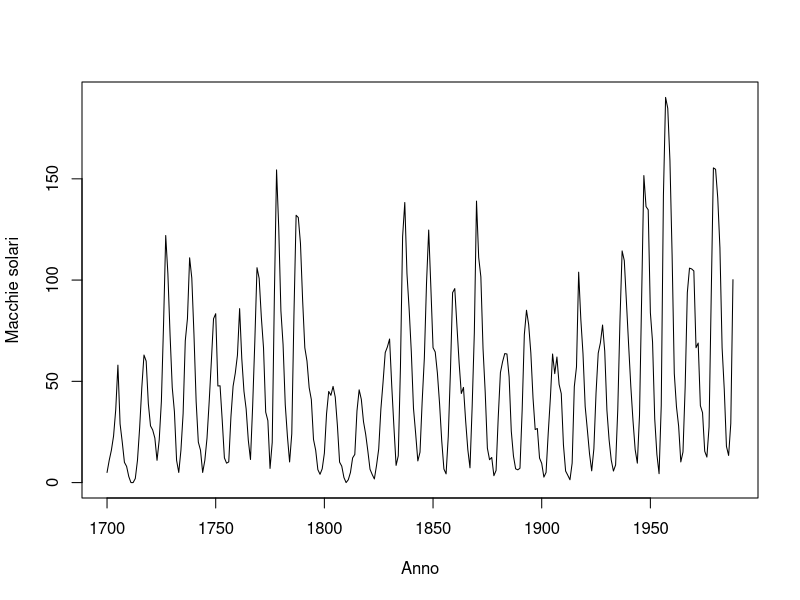
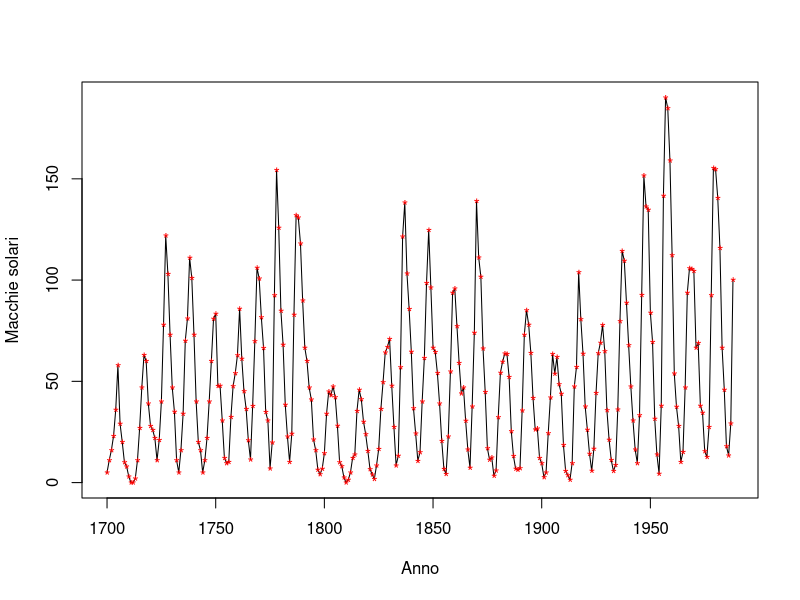
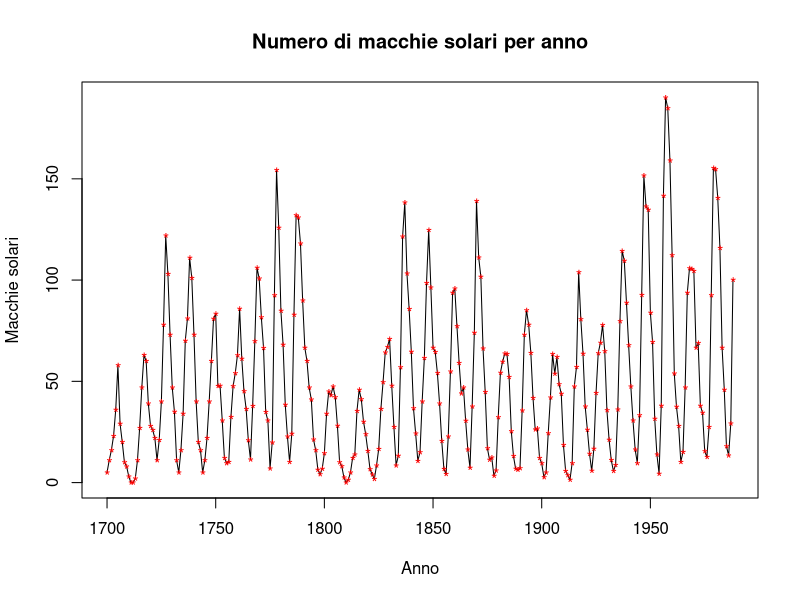
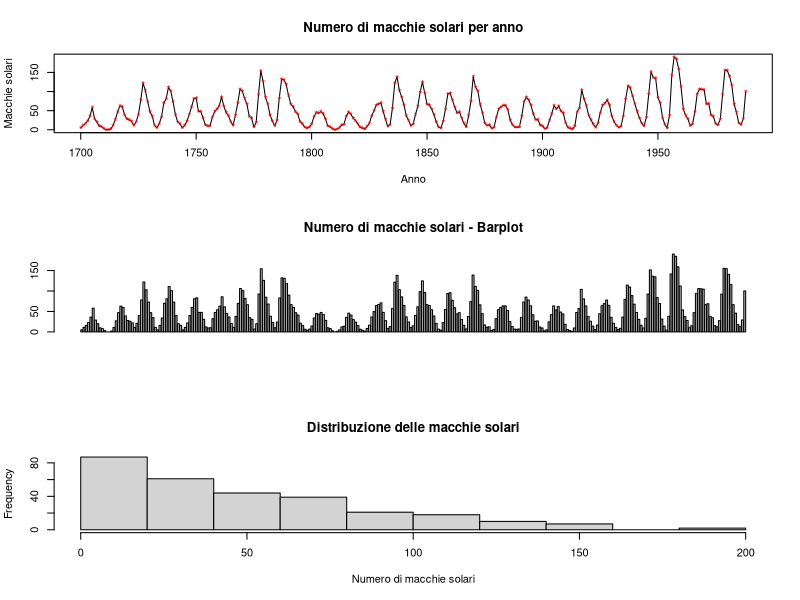
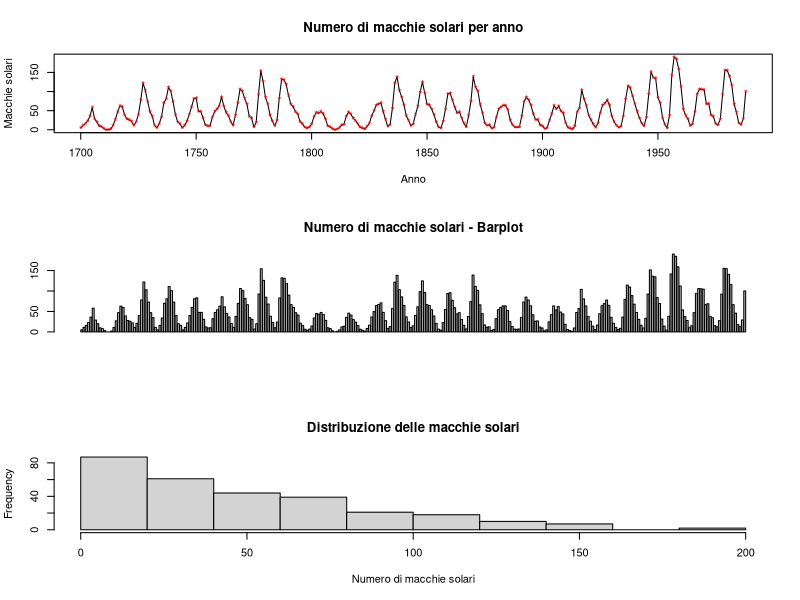

The R source for these figures, in order: (Note: this script raises an error after producing the figures.)
# A. Caricamento del dataset sunspot.year dal pacchetto datasets

# Il dataset sunspot.year contiene il numero medio annuo di macchie solari 
# osservate dal 1700 al 1988. Lo carichiamo nell'ambiente di lavoro con data().
data("sunspot.year")
# Visualizzazione del dataset per verificarne il contenuto.
sunspot.year

# B. Consultazione della documentazione del dataset e creazione del vettore degli anni

# Per ottenere informazioni dettagliate sul dataset, utilizziamo la funzione help().
help("sunspot.year")
# Creiamo un vettore di anni corrispondente all'intervallo temporale del dataset (1700-1988).
year <- 1700:1988

# C. Creazione di una variabile sunspot contenente i valori del dataset

# Estraiamo i valori delle macchie solari dal dataset e li assegniamo alla variabile sunspot.
sunspot <- sunspot.year

# D. Creazione di un data frame contenente le variabili year e sunspot

# Organizziamo i dati in un data frame per facilitarne la gestione e l'analisi.
df <- data.frame(year = year,
                 sunspot = sunspot)

# E. Creazione di un grafico a linee del numero di macchie solari rispetto agli anni

# Creiamo un grafico a linee per mostrare l'andamento del numero di macchie solari nel tempo.
plot(df$year, df$sunspot, type = "l", xlab = "Anno", ylab = "Macchie solari")

# F. Sovrapposizione di punti rossi asterisco al grafico con la funzione points()

# Rappresentiamo i singoli valori con asterischi rossi per migliorarne la leggibilità.
plot(df$year, df$sunspot, type = "l", xlab = "Anno", ylab = "Macchie solari")
points(x = df$year, y = df$sunspot, pch = "*", col = "red")

# G. Aggiunta di un titolo al grafico 'Sunspots by year'

# Inseriamo un titolo descrittivo al grafico per una migliore comprensione.
plot(df$year, df$sunspot, type = "l", xlab = "Anno", ylab = "Macchie solari",
     main = "Numero di macchie solari per anno")
points(x = df$year, y = df$sunspot, pch = "*", col = "red")

# H. Creazione di una colonna con 3 pannelli per visualizzare:
#    1. Il grafico a linee
#    2. Un barplot del numero di macchie solari
#    3. Un istogramma del numero di macchie solari

# Impostiamo il layout grafico per visualizzare tre grafici sovrapposti.
par(mfrow = c(3, 1))

# Grafico a linee con punti sovrapposti.
plot(df$year, df$sunspot, type = "l", xlab = "Anno", ylab = "Macchie solari",
     main = "Numero di macchie solari per anno")
points(x = df$year, y = df$sunspot, pch = "*", col = "red")

# Creazione di un barplot per rappresentare visivamente il numero di macchie solari per anno.
barplot(as.vector(df$sunspot), main = "Numero di macchie solari - Barplot")

# Creazione di un istogramma per visualizzare la distribuzione del numero di macchie solari.
hist(df$sunspot, main = "Distribuzione delle macchie solari", xlab = "Numero di macchie solari")

# I. Salvataggio del grafico nella directory ./plots come immagine .png

# Salviamo il grafico generato come immagine PNG nella cartella ./plots.
png(filename = "./plots/plot_es3.png")

par(mfrow = c(3, 1))

plot(df$year, df$sunspot, type = "l", xlab = "Anno", ylab = "Macchie solari",
     main = "Numero di macchie solari per anno")
points(x = df$year, y = df$sunspot, pch = "*", col = "red")

barplot(as.vector(df$sunspot), main = "Numero di macchie solari - Barplot")

hist(df$sunspot, main = "Distribuzione delle macchie solari", xlab = "Numero di macchie solari")

# Chiusura del dispositivo grafico per salvare l'immagine generata.
dev.off()

# J. Salvataggio del dataframe come file CSV nella directory ./data

# Salviamo il dataframe in un file CSV nella cartella ./data per un'eventuale analisi successiva.
write.csv(df, file = "./data/sunspots.csv")
